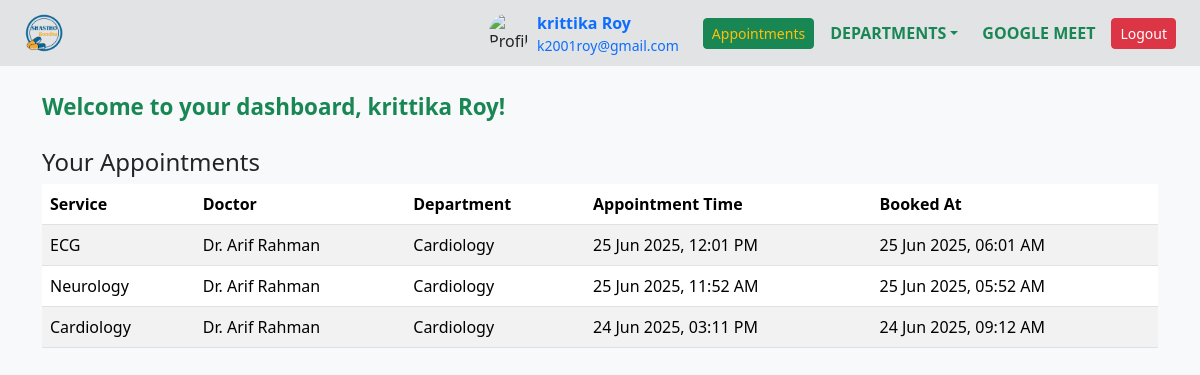
/dashboard.php (signed in), run on the app's committed database.
### tables this page shows
CREATE TABLE `appointments` (
  `id` int(11) NOT NULL,
  `first_name` varchar(100) NOT NULL,
  `last_name` varchar(100) NOT NULL,
  `email` varchar(255) NOT NULL,
  `image` varchar(255) DEFAULT NULL,
  `address` varchar(255) DEFAULT NULL,
  `city` varchar(100) NOT NULL,
  `state` varchar(100) NOT NULL,
  `zip` varchar(20) NOT NULL,
  `department` varchar(100) DEFAULT NULL,
  `doctor` varchar(100) DEFAULT NULL,
  `service` varchar(100) NOT NULL,
  `appointment_datetime` datetime NOT NULL,
  `message` text DEFAULT NULL,
  `created_at` timestamp NOT NULL DEFAULT current_timestamp()
);

### dashboard.php (the view, shortened to what this page needs)
<?php
require_once "config.php";
$user = $_SESSION['user'];
$userEmail = $user['email'];
$imagePath = !empty($user['image']) ? 'uploads/' . htmlspecialchars($user['image']) : 'assets/img/default-profile.png';
$appointments = [];
$stmt = $db->prepare("SELECT service, doctor, department, appointment_datetime, created_at FROM appointments WHERE email = ? ORDER BY appointment_datetime DESC");
$stmt->bind_param("s", $userEmail);
$stmt->execute();
$result = $stmt->get_result();
while ($row = $result->fetch_assoc()) {
    $appointments[] = $row;
}
?>
<!DOCTYPE html>
<html lang="en">
<head>
    <link href="https://cdn.jsdelivr.net/npm/bootstrap@5.3.6/dist/css/bootstrap.min.css" rel="stylesheet" />
</head>
<body>
    <nav class="navbar navbar-expand-lg navbar-dark bg-secondary-subtle px-4 stick">
        <a class="navbar-brand" href="index.php">
            <img src="assets/img/logo_bg.png" alt="ShasthoBondhu Logo" height="40" />
        </a>
        <div class="collapse navbar-collapse" id="navbarNavDropdown">
            <ul class="navbar-nav ms-auto align-items-center gap-2">
                <li class="nav-item d-flex align-items-center">
                    <img src="<?= $imagePath ?>" alt="Profile Picture" class="profile-pic me-2" />
                    <div class="text-primary">
                        <div><strong><?= htmlspecialchars($user['name']) ?></strong></div>
                        <div class="small"><?= htmlspecialchars($user['email']) ?></div>
                    </div>
                </li>
                <li class="nav-item">
                    <a href="appointments.php" class="btn btn-success text-warning btn-sm ms-3">Appointments</a>
                </li>
                <ul class="navbar-nav me-0 align-items-center">
                    <li class="nav-item d-flex align-items-center dropdown">
                        <a class="nav-link dropdown-toggle text-success fw-bold text-uppercase" href="#"
                            id="departmentsDropdown" role="button" data-bs-toggle="dropdown"
                            aria-expanded="false">Departments</a>
                    </li>
                </ul>
                <li class="nav-item">
                    <a href="https://meet.google.com/" target="_blank"
                        class="text-success text-uppercase text-decoration-none fw-bold ms-2">Google Meet</a>
                </li>
                <li class="nav-item">
                    <a href="logout.php" class="btn btn-danger btn-sm ms-2">Logout</a>
                </li>
            </ul>
        </div>
    </nav>
    <div class="container mt-4">
        <div id="welcome" class="welcome-message"></div>
        <h4>Your Appointments</h4>
        <?php if (count($appointments) > 0): ?>
        <div class="table-responsive">
            <table class="table table-striped table-hover align-middle">
                <thead>
                    <tr>
                        <th>Service</th>
                        <th>Doctor</th>
                        <th>Department</th>
                        <th>Appointment Time</th>
                        <th>Booked At</th>
                    </tr>
                </thead>
                <tbody>
                    <?php foreach ($appointments as $appointment): ?>
                    <tr>
                        <td><?= htmlspecialchars($appointment['service']) ?></td>
                        <td><?= htmlspecialchars($appointment['doctor']) ?></td>
                        <td><?= htmlspecialchars($appointment['department']) ?></td>
                        <td><?= date("d M Y, h:i A", strtotime($appointment['appointment_datetime'])) ?></td>
                        <td><?= date("d M Y, h:i A", strtotime($appointment['created_at'])) ?></td>
                    </tr>
                    <?php endforeach; ?>
                </tbody>
            </table>
        </div>
        <?php else: ?>
        <p class="text-muted">No appointments booked yet.</p>
        <?php endif; ?>
    </div>
</body>
</html>

### dashboard.php (style rules this page uses)
body { background-color: #f8f9fa; font-family: 'Segoe UI', Tahoma, Geneva, Verdana, sans-serif; }
.navbar img.profile-pic { width: 40px; height: 40px; object-fit: cover; border-radius: 50%; }
.table thead { background-color: #198754; color: white; }
.welcome-message { font-weight: 700; font-size: 1.4rem; color: #198754; margin-bottom: 1.5rem; }

### data on the page
appointments: service "ECG", doctor "Dr. Arif Rahman", department "Cardiology", appointment_datetime "25 Jun 2025, 12:01 PM", created_at "25 Jun 2025, 06:01 AM"
appointments: service "Neurology", doctor "Dr. Arif Rahman", department "Cardiology", appointment_datetime "25 Jun 2025, 11:52 AM", created_at "25 Jun 2025, 05:52 AM"
appointments: service "Cardiology", doctor "Dr. Arif Rahman", department "Cardiology", appointment_datetime "24 Jun 2025, 03:11 PM", created_at "24 Jun 2025, 09:12 AM"

### other printed values
$user['name'] "krittika Roy"
$user['email'] "k2001roy@gmail.com"
